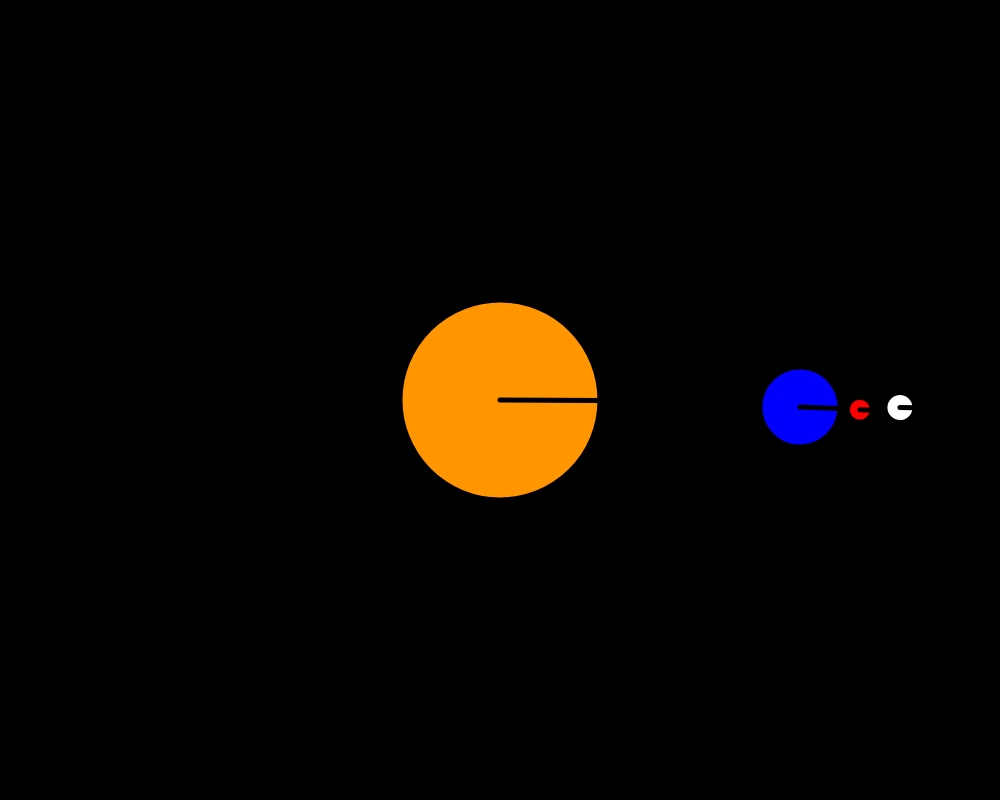
Frame 1 (no input)
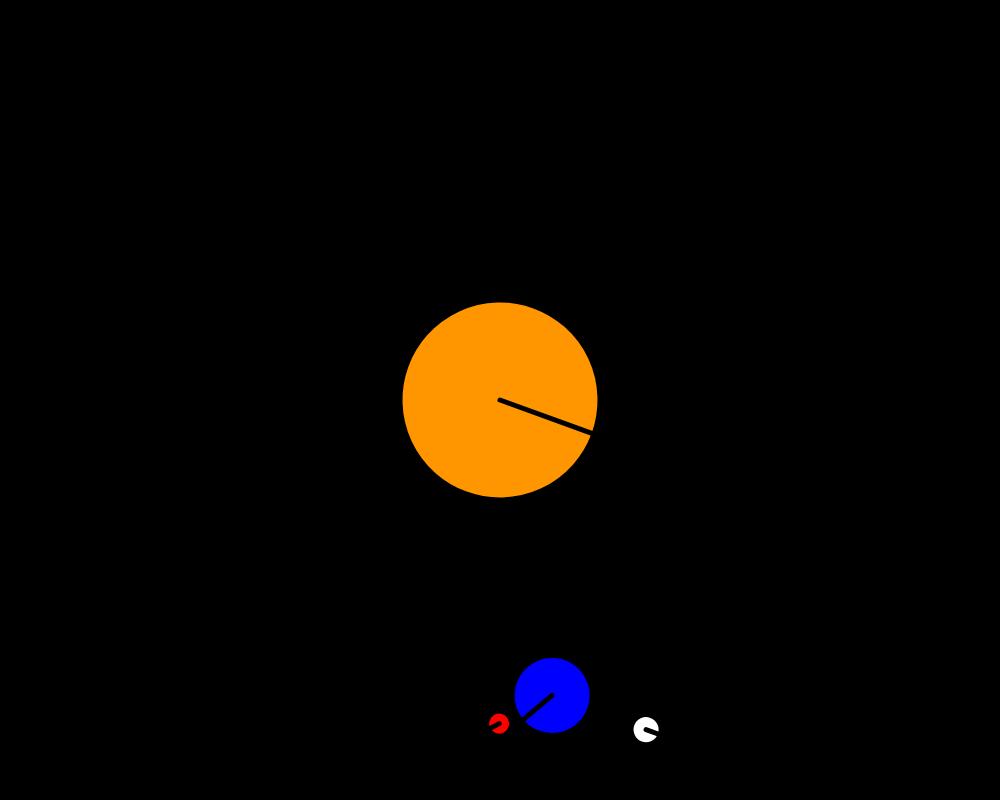
Frame 60 (no input)
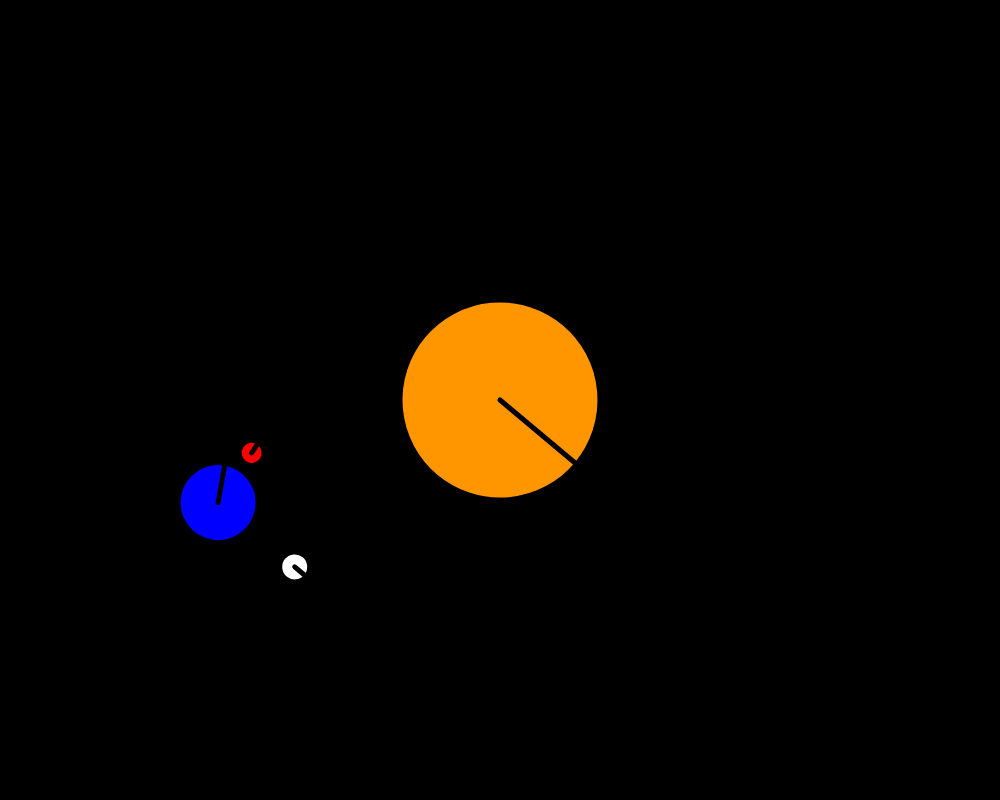
Frame 120 (the mouse pressed at the canvas centre since frame 60)

The p5.js sketch that drew these frames (run headless with seeded random() and noise() and a simulated clock; from frame 60 on, the mouse is pressed at the canvas centre):

// p5.js sketch
// ── sketch.js
var speed;

function setup() {
    createCanvas(1000, 800);
}

function draw() {
    background(0);
    speed = frameCount;

    push();

        translate(width/2, height/2);
        rotate(radians(speed/3)); //Sun spin
        celestialObj(color(255,150,0), 200); // SUN

        push();

            rotate(radians(speed)); //Earth rotation around axis
            translate(300, 0);
            rotate(radians(speed)); //Earth spin
            celestialObj(color(0,0,255), 80); //EARTH

                push();

                rotate(radians(-speed*2)); //Moon rotation around axis
                translate(100, 0);
                celestialObj(color(255,255,255), 30); //WHITE MOON

                pop();

                push();

                rotate(radians(speed/5)); //Moon rotation around axis
                translate(60, 0);
                celestialObj(color(255,0,0), 25); //RED MOON

                pop();

        pop();

    pop();
}

function celestialObj(c, size){
    strokeWeight(5);
    fill(c);
    stroke(0);
    ellipse(0, 0, size, size);
    line(0, 0, size/2, 0);
}
